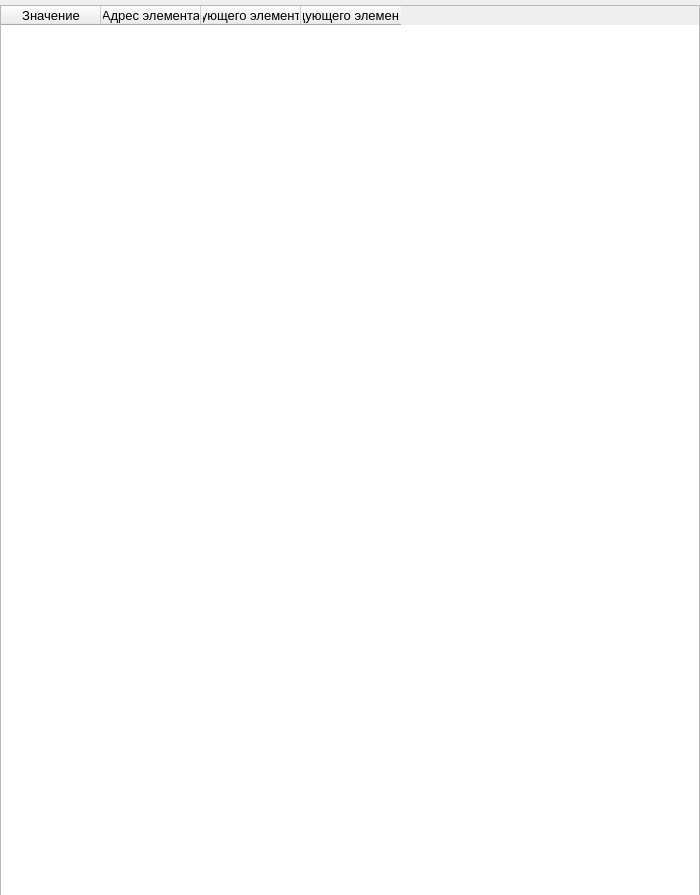
<?xml version="1.0" encoding="UTF-8"?>
<ui version="4.0">
 <class>Details</class>
 <widget class="QWidget" name="Details">
  <property name="geometry">
   <rect>
    <x>0</x>
    <y>0</y>
    <width>700</width>
    <height>895</height>
   </rect>
  </property>
  <property name="sizePolicy">
   <sizepolicy hsizetype="Fixed" vsizetype="Fixed">
    <horstretch>0</horstretch>
    <verstretch>0</verstretch>
   </sizepolicy>
  </property>
  <property name="contextMenuPolicy">
   <enum>Qt::NoContextMenu</enum>
  </property>
  <property name="windowTitle">
   <string>Подробности матрицы </string>
  </property>
  <widget class="QTableWidget" name="tableWidget">
   <property name="geometry">
    <rect>
     <x>0</x>
     <y>5</y>
     <width>700</width>
     <height>891</height>
    </rect>
   </property>
   <property name="sizePolicy">
    <sizepolicy hsizetype="Fixed" vsizetype="Fixed">
     <horstretch>0</horstretch>
     <verstretch>0</verstretch>
    </sizepolicy>
   </property>
   <property name="font">
    <font>
     <pointsize>10</pointsize>
    </font>
   </property>
   <property name="contextMenuPolicy">
    <enum>Qt::NoContextMenu</enum>
   </property>
   <property name="sizeAdjustPolicy">
    <enum>QAbstractScrollArea::AdjustToContentsOnFirstShow</enum>
   </property>
   <property name="editTriggers">
    <set>QAbstractItemView::NoEditTriggers</set>
   </property>
   <property name="tabKeyNavigation">
    <bool>false</bool>
   </property>
   <property name="selectionMode">
    <enum>QAbstractItemView::SingleSelection</enum>
   </property>
   <property name="selectionBehavior">
    <enum>QAbstractItemView::SelectRows</enum>
   </property>
   <property name="verticalScrollMode">
    <enum>QAbstractItemView::ScrollPerItem</enum>
   </property>
   <column>
    <property name="text">
     <string>Значение</string>
    </property>
   </column>
   <column>
    <property name="text">
     <string>Адрес элемента</string>
    </property>
   </column>
   <column>
    <property name="text">
     <string>Адрес следующего элемента в столбце</string>
    </property>
   </column>
   <column>
    <property name="text">
     <string>Адрес следующего элемента в строке</string>
    </property>
   </column>
  </widget>
 </widget>
 <resources/>
 <connections/>
</ui>
